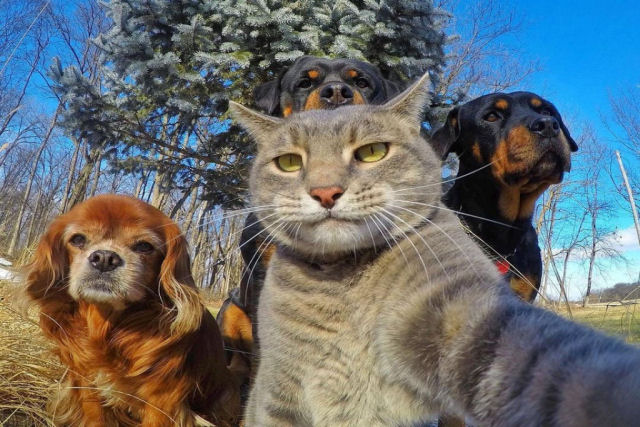
#> input picture PDI(processamento digital de imagem)/estudos sobe PDI/imagens/gatos.jpg, 640 x 427 px
$ python coresRGB.py
#> lines starting #> are read from the running program, lines starting #| are printed output that depends on the picture
import cv2

imagem = cv2.imread("imagens/gatos.jpg")
#> imagem is the input picture: shape (427, 640, 3); mean B, G, R 111, 109.6, 103.7
imagem2 = cv2.imread("imagens/Maos.jpg")
imagem3 = cv2.imread("imagens/Jesus.jpg")
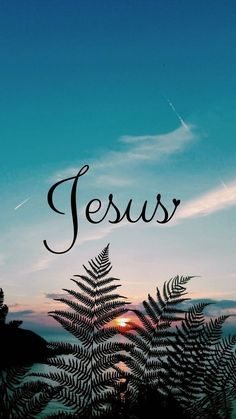
#> input picture PDI(processamento digital de imagem)/estudos sobe PDI/imagens/Jesus.jpg, 236 x 419 px
#> imagem3 is the input picture: shape (419, 236, 3); mean B, G, R 126.8, 115, 76

for y in range(0, imagem.shape[0]):
    for x in range(0, imagem.shape[1]):
        # Alterando a cor das imagens
        imagem[y, x] = (0, 255, 255)
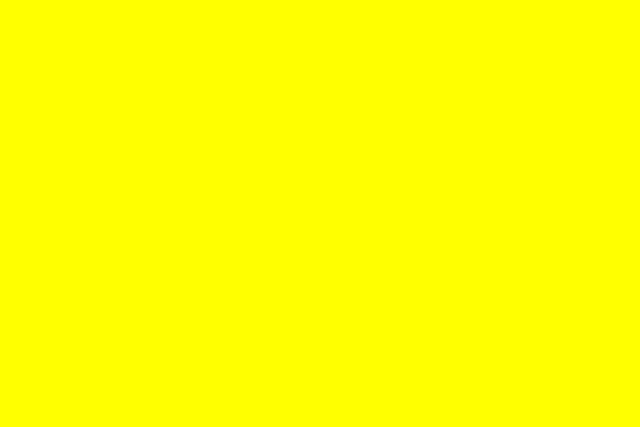
#> imagem: shape (427, 640, 3); mean B, G, R 0, 255, 255

#> (the run stopped early here; a loop or call above may not have finished)
